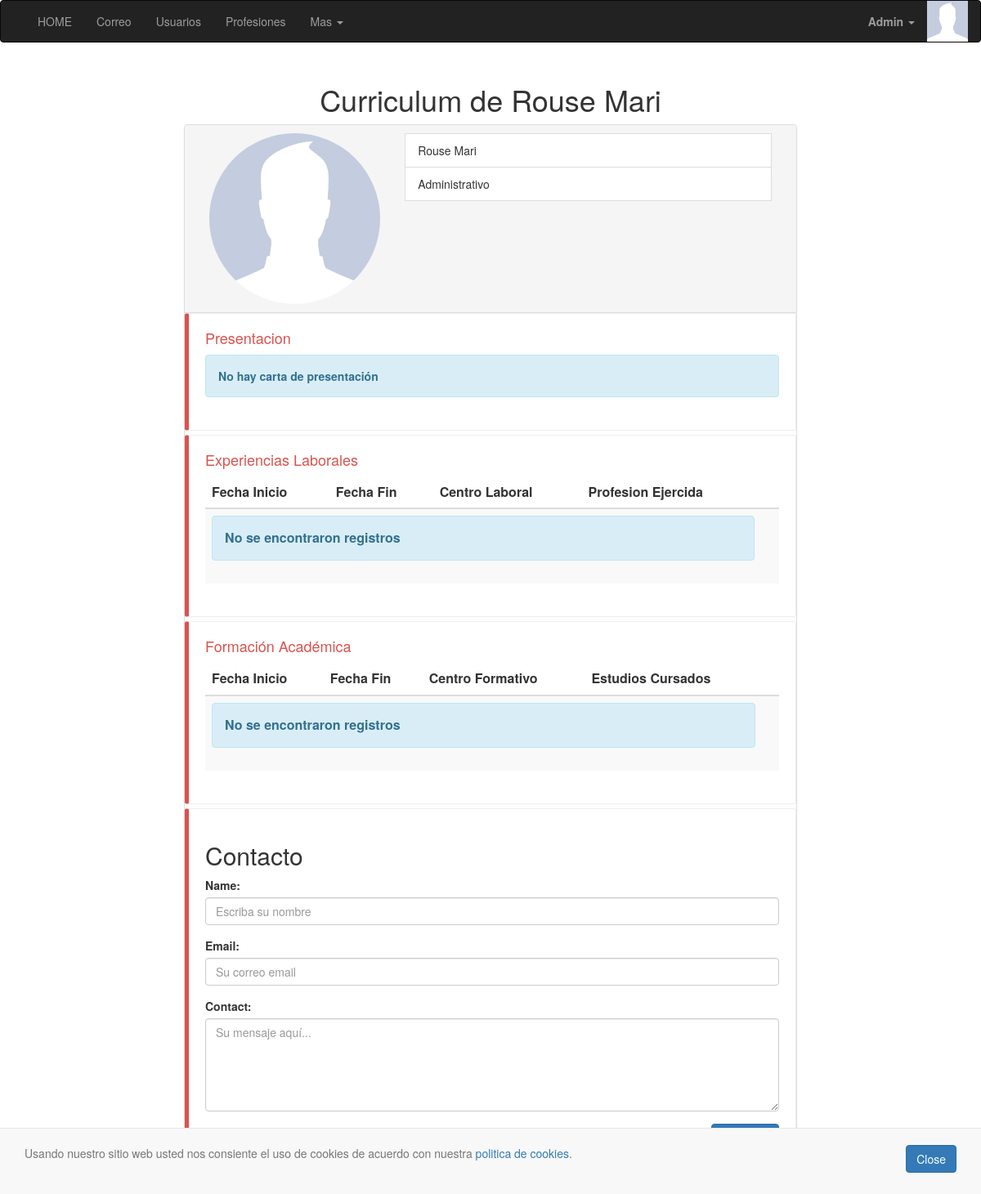
The app's page /viewusr.php?id=4 (signed in) with its own data.
### tables this page shows
CREATE TABLE `usr` (
  `id_usr` int(11) NOT NULL,
  `mail` varchar(150) NOT NULL,
  `pass` varchar(100) NOT NULL,
  `name` varchar(50) NOT NULL,
  `surname` varchar(250) NOT NULL,
  `FK_id_prof` int(11) NOT NULL DEFAULT '0',
  `admin` tinyint(1) NOT NULL DEFAULT '0',
  `pic` varchar(150) NOT NULL DEFAULT 'default.jpg',
  `presentacion` text NOT NULL
);

CREATE TABLE `profesion` (
  `id_prof` int(11) NOT NULL,
  `nombre_profesion` varchar(50) NOT NULL
);

### php/MySQLDataSource.php (called while the page is built, shortened)
<?php
function conectar(){
    @$connect = new mysqli("localhost","root","root","curriculum");
    if($connect->connect_errno){
       printf("<h1><span>LA CONEXIÓN CON LA BASE DE DATOS HA FALLADO: %s\n".$connect->connect_error."</span></h1>");
       exit();
    }else{
        return $connect;
    }
}
function usrconsult ($id){
    $enlace = conectar();
  $query = "SELECT `id_usr`, `mail`, `pass`,`name`,`surname`,`admin`,`pic`,`FK_id_prof`, `nombre_profesion`,`presentacion`
   FROM `usr` INNER JOIN `profesion` WHERE usr.FK_id_prof = profesion.id_prof AND usr.id_usr = '".$id."'";
  if(!$result =$enlace->query($query)){
   $mysqli->close();
   return false;
  }else {
        if ($result->num_rows === 0) {
            $enlace->close();
            return false;
        }else{
            $row = $result->fetch_assoc();
            return $row;
        }
    }
}
?>

### viewusr.php (the view, shortened to what this page needs)
<?php
include_once "php/MySQLDataSource.php";
include_once "php/functions.php";
include_once "php/common.php";
if(isset($_GET['id'])){
    $usrdisplay = usrconsult($_GET['id']);
}else{
    header('Location: http://' . $_SERVER['HTTP_HOST'] );
}
?>
<html>
<head>
    <link rel="stylesheet" type="text/css" href="css/cv.css"/>
</head>
<body>
<div class="container">
<div class="resume">
    <header>
    <h1 class="page-title text-center">Curriculum de <?= $usrdisplay['name'].' '.$usrdisplay['surname']?></h1>
  </header>
<div class="row">
  <div class="col-xs-12 col-sm-12 col-md-offset-1 col-md-10 col-lg-offset-2 col-lg-8">
    <div class="panel panel-default">
      <div class="panel-heading resume-heading">
        <div class="row">
          <div class="col-lg-12">
            <div class="col-xs-12 col-sm-4">
              <figure>
                <img class="img-circle img-responsive" alt="" src="media/usrimg/<?= $usrdisplay['pic']?>">
              </figure>
            </div>
            <div class="col-xs-12 col-sm-8">
              <ul class="list-group">
                <li class="list-group-item"><?= $usrdisplay['name'].' '.$usrdisplay['surname']?></li>
                <li class="list-group-item"><?= $usrdisplay['nombre_profesion']?></li>
              </ul>
            </div>
          </div>
        </div>
      </div>
      <div class="bs-callout bs-callout-danger">
        <h4>Presentacion</h4>
        <?php $pres=$usrdisplay['presentacion'];
        if(empty($pres)){
          echo "<div class='alert alert-info'>
        <strong>No hay carta de presentación</strong>
        </div>";
        }else{
          $pres = str_replace(PHP_EOL,"<br>",$pres);
          echo $pres;
        }
         ?>
      </div>
  <div class="bs-callout bs-callout-danger">
     <h4>Experiencias Laborales</h4>
     <table class="table table-striped table-responsive ">
        <thead>
            <tr>
                <th>Fecha Inicio</th>
                <th>Fecha Fin</th>
                <th>Centro Laboral</th>
                <th>Profesion Ejercida</th>
                <th></th>
            </tr>
        </thead>
        <tbody>
        </tbody>
    </table>
  </div>
  <div class="bs-callout bs-callout-danger">
    <h4>Formación Académica</h4>
    <table class="table table-striped table-responsive ">
            <thead>
        <tr>
            <th>Fecha Inicio</th>
            <th>Fecha Fin</th>
            <th>Centro Formativo</th>
            <th>Estudios Cursados</th>
            <th></th>
        </tr>
      </thead>
      <tbody>
      </tbody>
    </table>
  </div>
  <div class="bs-callout bs-callout-danger" id="contacto">
  <h2>Contacto</h2>
  <form action="php/sendmail.php" method="POST">
  	 <div class="form-group">
      <label for="email">Name:</label>
      <input type="text" class="form-control" name="nombre" id="name" placeholder="Escriba su nombre" required>
    </div>
    <div class="form-group">
      <label for="email">Email:</label>
      <input type="email" class="form-control" name="email" id="email" placeholder="Su correo email" required>
    </div>
    <div class="form-group">
      <label style="vertical-align: top">Contact:</label>
      <textarea class="form-control" rows="5" name="mensaje" id="comment" placeholder="Su mensaje aquí..." required></textarea>
    </div>
    <button type="submit" class="btn btn-primary pull-right" id="submit" name="submit"><i class="glyphicon glyphicon-envelope" ></i> Enviar</button><br>
  </form>
  </div>
</div>
</div>
</div>
</div>
</body>
</html>

### css/style-one.css (style rules this page uses)
.container { margin-bottom: 10px; }

### css/cv.css (style rules this page uses)
.bs-callout { -moz-border-bottom-colors: none; -moz-border-left-colors: none; -moz-border-right-colors: none; -moz-border-top-colors: none; border-color: #eee; border-image: none; border-radius: 3px; border-style: solid; border-width: 1px 1px 1px 5px; margin-bottom: 5px; padding: 20px; }
.bs-callout:last-child { margin-bottom: 0px; }
.bs-callout h4 { margin-bottom: 10px; margin-top: 0; }
.bs-callout-danger { border-left-color: #d9534f; }
.bs-callout-danger h4 { color: #d9534f; }
.resume .list-group-item:first-child, .resume .list-group-item:last-child { border-radius:0; }

### records on screen
usr: name "Rouse", surname "Mari", pic (placeholder picture), FK_id_prof.nombre_profesion "Administrativo"

### other values on screen
$title "HOME"
$title "Correo"
$title "Usuarios"
$title "Profesiones"
$_SESSION['usr']->getname() "Admin"
